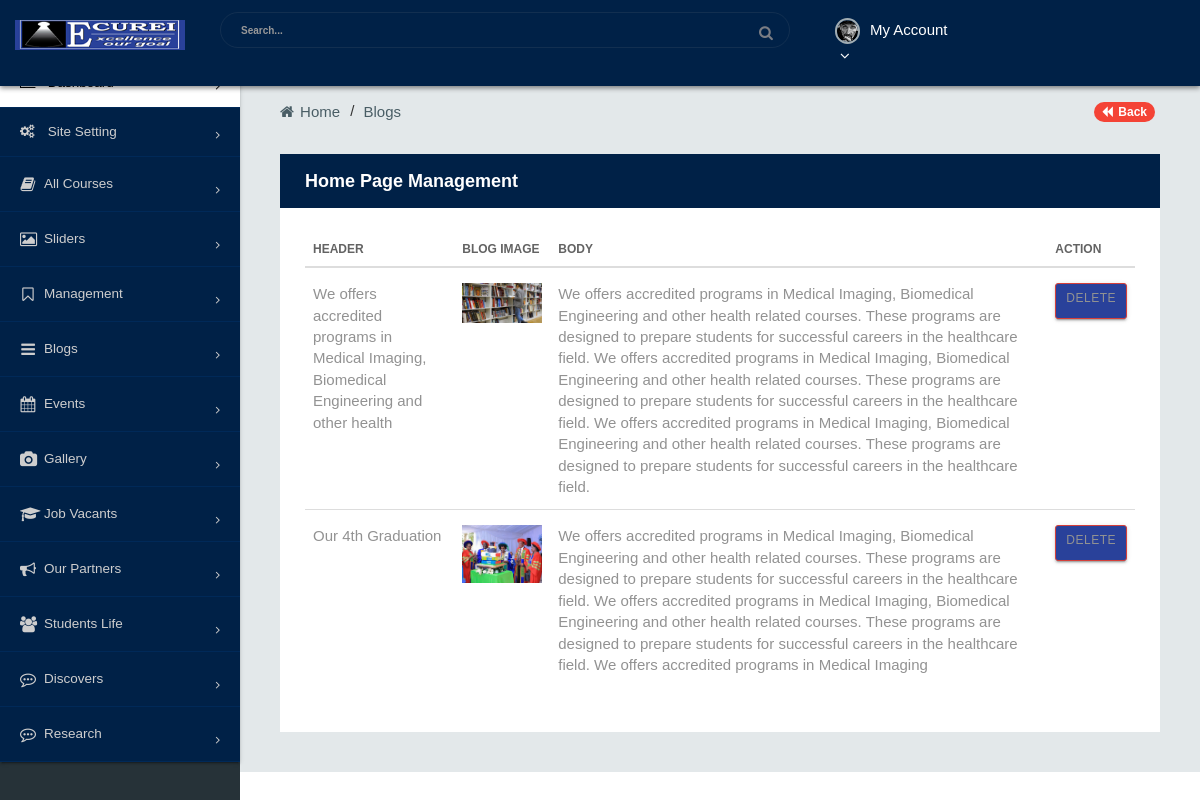
Screenshot of /users/admin-blogs.php with the database file from the repository.
### tables this page shows
CREATE TABLE `blog` (
  `bl_id` int(11) NOT NULL,
  `header` varchar(250) NOT NULL,
  `img` varchar(250) NOT NULL,
  `body` text NOT NULL
);

### users/admin-blogs.php (the view)
<?php include 'header.php'; ?>
            <div class="sb2-2">
                <div class="sb2-2-2">
                    <ul>
                        <li><a href="index.html"><i class="fa fa-home" aria-hidden="true"></i> Home</a>
                        </li>
                        <li class="active-bre"><a href="#"> Blogs</a>
                        </li>
                        <li class="page-back"><a href="index.html"><i class="fa fa-backward" aria-hidden="true"></i> Back</a>
                        </li>
                    </ul>
                </div>
                <div class="sb2-2-3">
                    <div class="row">
                        <div class="col-md-12">
                            <div class="box-inn-sp">
                                <div class="inn-title">
                                    <h4>Home Page Management</h4>
                                </div>
                                <div class="tab-inn">
                                    <div class="table-responsive table-desi">
                                        <table class="table table-hover">
                                            <thead>
                                                <tr>
                                                    <th>Header</th>
                                                    <th>Blog image</th>
                                                    <th>Body</th>
                                                    <th>Action</th>
                                                </tr>
                                            </thead>
                                            <tbody>
                                                    <?php $slider = $dbh->query("SELECT * FROM blog ");
                                                        while ($rx = $slider->fetch(PDO::FETCH_OBJ)) { ?>
                                                            <tr>
                                                            <td><?=$rx->header ; ?></a></td>
                                                            <td><img src="<?=$rx->img; ?>" style="width: 80px;"></td>
                                                            <td><?=$rx->body; ?></a></td>
                                                            <td><a href="#" class="btn btn-danger btn-sm" onclick="return confirm('Do you want to delete this record?')" style= " background: #29419a; calor:white;"> Delete </a></td>
                                                            </tr>
                                                    <?php } ?>
                                            </tbody>
                                        </table>
                                    </div>
                                </div>
                            </div>
                        </div>
                    </div>
                </div>
            </div>
        </div>
    </div>
<?php include 'footer.php'; ?>

### rows the page displays
blog: header "We offers accredited programs in Medical Imaging, Biomedical Engineering and other health", img (picture), body "We offers accredited programs in Medical Imaging, Biomedical Engineering and other health related courses. These programs are designed to prepare students for successful careers in the healthcare field. We offers accredited programs in Medical Imaging, Biomedical Engineering and other health related courses. These programs are designed to prepare students for successful careers in the healthcare field. We offers accredited programs in Medical Imaging, Biomedical Engineering and other health related courses. These programs are designed to prepare students for successful careers in the healthcare field."
blog: header "Our 4th Graduation", img (picture), body "We offers accredited programs in Medical Imaging, Biomedical Engineering and other health related courses. These programs are designed to prepare students for successful careers in the healthcare field. We offers accredited programs in Medical Imaging, Biomedical Engineering and other health related courses. These programs are designed to prepare students for successful careers in the healthcare field. We offers accredited programs in Medical Imaging"
